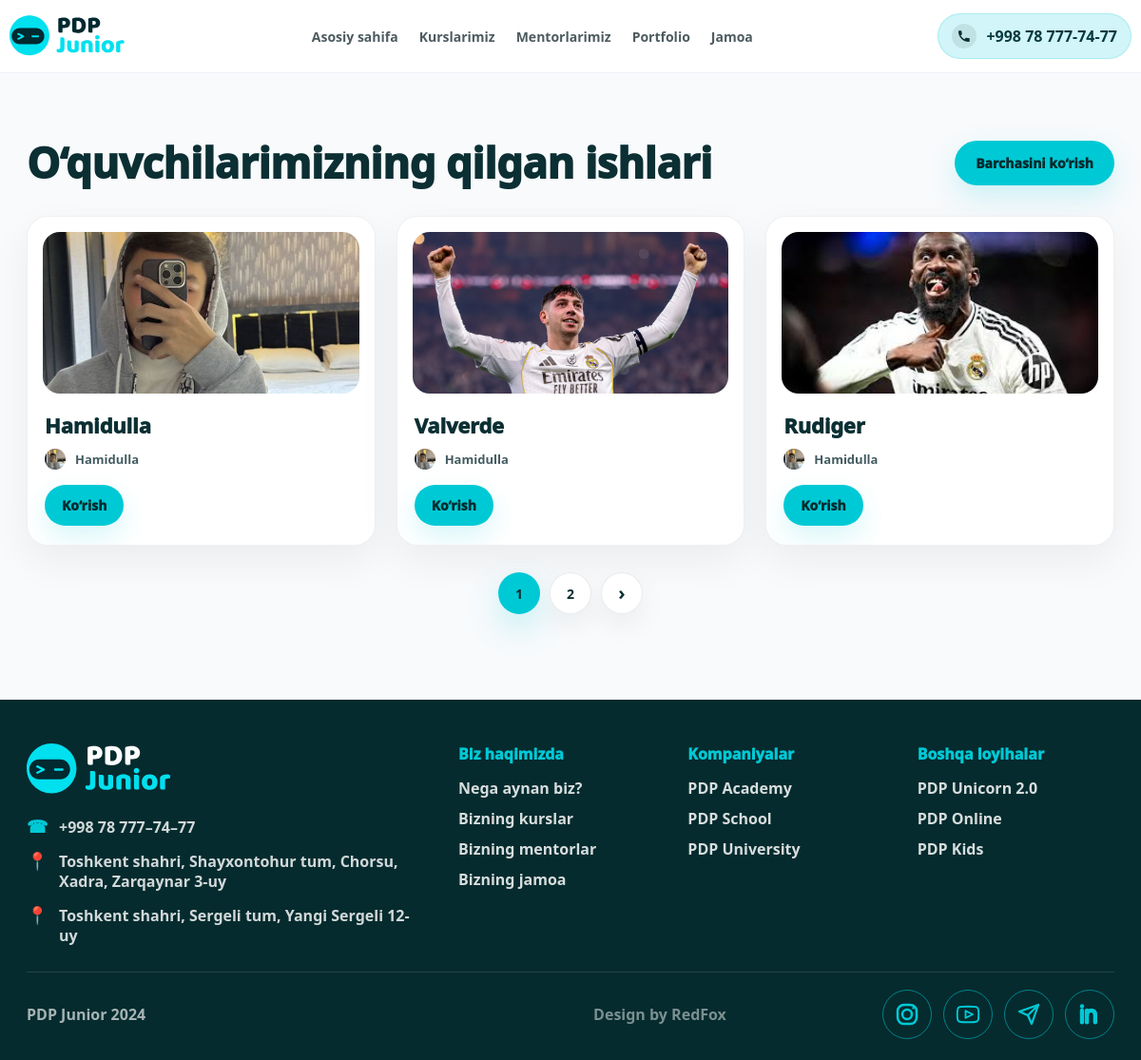
The page /portfolio/ on the database its author committed.
### app/models.py (models this page shows, shortened)
class Portfolio(models.Model):
    image = models.ImageField()
    auther_image = models.ImageField()
    title = models.CharField()
    auther = models.CharField()

### app/views.py (the view)
# urls.py: path('portfolio/', PortfolioView.as_view(), name='portfolio'),
class PortfolioView(ListView):
    template_name = 'portfolio.html'
    context_object_name = 'portfolios'
    paginate_by = 3
    queryset = Portfolio.objects.all()

### app/templates/portfolio.html (shortened to what this page needs)
{% load static %}
<!doctype html>
<html lang="uz">
<head>
    <link rel="stylesheet" href="{% static 'css/style.css' %}"/>
</head>
<body class="page-courses">
<header class="header">
    <div class="container nav">
        <a class="brand" href="index.html">
            <img
                    class="brand-logo"
                    src="{% static 'images/pdp_logo.svg' %}"
                    alt="PDP Junior"
            />
        </a>
        <nav class="menu" aria-label="Main navigation">
            <a href="{% url 'index' %}">Asosiy sahifa</a>
            <a href="{% url 'course' %}">Kurslarimiz</a>
            <a href="{% url 'mentors' %}">Mentorlarimiz</a>
            <a href="{% url 'portfolio' %}">Portfolio</a>
            <a href="{% url 'team' %}">Jamoa</a>
        </nav>
        <a class="phone" href="tel:+998787777777">
          <span class="phone-icon" aria-hidden="true">
            <svg viewBox="0 0 24 24" role="img" aria-hidden="true">
              <path
                      d="M6.6 10.8c1.3 2.6 3.4 4.7 6 6l2-2c.3-.3.7-.4 1.1-.3 1.2.4 2.5.6 3.8.6.6 0 1.1.5 1.1 1.1V20c0 .6-.5 1.1-1.1 1.1C10.4 21.1 2.9 13.6 2.9 4.5c0-.6.5-1.1 1.1-1.1H7c.6 0 1.1.5 1.1 1.1 0 1.3.2 2.6.6 3.8.1.4 0 .8-.3 1.1l-1.8 1.4Z"
              />
            </svg>
          </span>
            <span>+998 78 777-74-77</span>
        </a>
    </div>
</header>
<section class="works">
    <div class="container">
        <div class="works-header">
            <h2 class="works-title">O‘quvchilarimizning qilgan ishlari</h2>
            <a class="works-all" href="#">Barchasini ko‘rish</a>
        </div>
        <div class="works-grid" aria-label="Student works">
            {% for portfolio in portfolios %}
                <article class="work-card">
                    <div class="work-media">
                        <img
                                class="work-image"
                                src="{{ portfolio.image.url }}"
                                alt="Memory Game"
                        />
                    </div>
                    <div class="work-body">
                        <h3 class="work-name">{{ portfolio.title }}</h3>
                        <div class="work-author">
                            <img
                                    class="work-avatar"
                                    src="{{ portfolio.auther_image.url }}"
                                    alt=""
                            />
                            <span class="work-author-name">{{ portfolio.auther }}</span>
                        </div>
                        <a class="work-btn" href="#">Ko‘rish</a>
                    </div>
                </article>
            {% endfor %}
        </div>
    </div>
    <nav class="pagination" aria-label="Portfolio pagination">
        {% for page in page_obj.paginator.page_range %}
            {% if page == page_obj.number %}
                <a class="pg-btn pg-btn--active" href="#">{{ page }}</a>
            {% else %}
                <a class="pg-btn" href="?page={{ page }}">{{ page }}</a>
            {% endif %}
        {% endfor %}
        {% if page_obj.has_next %}
            <a class="pg-btn pg-btn--icon" href="?page={{ page_obj.next_page_number }}">›</a>
        {% endif %}
    </nav>
</section>
<footer class="site-footer">
    <div class="container">
        <div class="footer-top">
            <div class="footer-brand">
                <a class="footer-logo" href="index.html" aria-label="PDP Junior">
                    <img src="{% static 'images/pdp_logo2.svg' %}" alt="PDP Junior"/>
                </a>
                <div class="footer-contacts">
                    <a class="footer-contact" href="tel:+998787777477">
                        <span class="footer-ico" aria-hidden="true">☎</span>
                        <span>+998 78 777–74–77</span>
                    </a>
                    <div class="footer-contact">
                        <span class="footer-ico" aria-hidden="true">📍</span>
                        <span>
                  Toshkent shahri, Shayxontohur tum, Chorsu, Xadra, Zarqaynar
                  3-uy
                </span>
                    </div>
                    <div class="footer-contact">
                        <span class="footer-ico" aria-hidden="true">📍</span>
                        <span> Toshkent shahri, Sergeli tum, Yangi Sergeli 12-uy </span>
                    </div>
                </div>
            </div>
            <div class="footer-cols">
                <div class="footer-col">
                    <div class="footer-col-title">Biz haqimizda</div>
                    <a class="footer-link" href="#">Nega aynan biz?</a>
                    <a class="footer-link" href="courses.html">Bizning kurslar</a>
                    <a class="footer-link" href="mentors.html">Bizning mentorlar</a>
                    <a class="footer-link" href="team.html">Bizning jamoa</a>
                </div>
                <div class="footer-col">
                    <div class="footer-col-title">Kompaniyalar</div>
                    <a class="footer-link" href="#">PDP Academy</a>
                    <a class="footer-link" href="#">PDP School</a>
                    <a class="footer-link" href="#">PDP University</a>
                </div>
                <div class="footer-col">
                    <div class="footer-col-title">Boshqa loyihalar</div>
                    <a class="footer-link" href="#">PDP Unicorn 2.0</a>
                    <a class="footer-link" href="#">PDP Online</a>
                    <a class="footer-link" href="#">PDP Kids</a>
                </div>
            </div>
        </div>
        <div class="footer-bottom">
            <div class="footer-copy">PDP Junior 2024</div>
            <div class="footer-design">Design by RedFox</div>
            <div class="footer-social" aria-label="Social links">
                <a class="footer-social-btn" href="#" aria-label="Instagram">
                    <svg viewBox="0 0 24 24" aria-hidden="true">
                        <rect x="6" y="6" width="12" height="12" rx="4"></rect>
                        <path d="M16 8h.01"></path>
                        <circle cx="12" cy="12" r="3"></circle>
                    </svg>
                </a>
                <a class="footer-social-btn" href="#" aria-label="YouTube">
                    <svg viewBox="0 0 24 24" aria-hidden="true">
                        <path
                                d="M21 12s0-3.2-.4-4.6c-.2-.8-.8-1.4-1.6-1.6C17.4 5.4 12 5.4 12 5.4s-5.4 0-7 .4c-.8.2-1.4.8-1.6 1.6C3 8.8 3 12 3 12s0 3.2.4 4.6c.2.8.8 1.4 1.6 1.6 1.6.4 7 .4 7 .4s5.4 0 7-.4c.8-.2 1.4-.8 1.6-1.6.4-1.4.4-4.6.4-4.6Z"
                        ></path>
                        <path d="M10 15V9l6 3-6 3Z"></path>
                    </svg>
                </a>
                <a class="footer-social-btn" href="#" aria-label="Telegram">
                    <svg viewBox="0 0 24 24" aria-hidden="true">
                        <path d="M22 2 11 13"></path>
                        <path d="M22 2 15 22l-4-9-9-4 20-7Z"></path>
                    </svg>
                </a>
                <a class="footer-social-btn" href="#" aria-label="LinkedIn">
                    <svg viewBox="0 0 24 24" aria-hidden="true">
                        <path d="M6.5 9.5V18"></path>
                        <path d="M6.5 6.5h.01"></path>
                        <path d="M10 9.5V18"></path>
                        <path
                                d="M10 13c0-2 1.2-3.5 3.2-3.5 1.9 0 2.8 1.2 2.8 3.3V18"
                        ></path>
                    </svg>
                </a>
            </div>
        </div>
    </div>
</footer>
</body>
</html>

### app/static/css/base/variables.css (style rules this page uses)
:root { --bg: #ffffff; --text: #0b2f33; --muted: #4b6b72; --line: #eef2f7; --brand: #00c9d6; --brand2: #00a6ff; --accent: #f7b733; --soft: #f7fafc; --shadow: 0 14px 40px rgba(2, 6, 23, 0.08); }

### app/static/css/layout/container.css (style rules this page uses)
.container { max-width: 1180px; margin: 0 auto; padding: 0 18px; }

### app/static/css/layout/header.css (style rules this page uses)
.header { position: sticky; top: 0; z-index: 40; background: rgba(255, 255, 255, 0.92); backdrop-filter: blur(10px); border-bottom: 1px solid var(--line); }
.nav { display: flex; align-items: center; justify-content: space-between; gap: 18px; padding: 14px 0; }
.brand { display: inline-flex; align-items: center; gap: 10px; font-weight: 900; letter-spacing: -0.2px; }
.brand-logo { height: 44px; width: auto; display: block; }
.menu { display: flex; align-items: center; gap: 22px; color: #3a4a4f; font-weight: 600; font-size: 14px; }
.menu a { opacity: 0.9; }
.phone { display: inline-flex; align-items: center; gap: 10px; padding: 10px 14px; border-radius: 999px; background: rgba(0, 201, 214, 0.18); color: #073a40; font-weight: 900; border: 1px solid rgba(0, 201, 214, 0.2); white-space: nowrap; }
.phone-icon { width: 26px; height: 26px; border-radius: 999px; background: rgba(0, 0, 0, 0.08); display: grid; place-items: center; }
.phone-icon svg { width: 16px; height: 16px; }

### app/static/css/layout/footer.css (style rules this page uses)
.site-footer { background: #052b2e; color: rgba(255, 255, 255, 0.86); padding: 46px 0 22px; }
.footer-top { display: grid; grid-template-columns: 1.2fr 2fr; gap: 40px; align-items: start; padding-bottom: 26px; border-bottom: 1px solid rgba(255, 255, 255, 0.12); }
.footer-logo { display: inline-flex; align-items: center; gap: 10px; text-decoration: none; color: #ffffff; font-weight: 1000; }
.footer-contacts { margin-top: 18px; display: grid; gap: 14px; }
.footer-contact { display: grid; grid-template-columns: 22px 1fr; gap: 12px; align-items: start; text-decoration: none; color: rgba(255, 255, 255, 0.82); font-weight: 700; line-height: 1.35; }
.footer-ico { color: #00c9d6; font-size: 18px; line-height: 1; }
.footer-cols { display: grid; grid-template-columns: repeat(3, minmax(0, 1fr)); gap: 34px; }
.footer-col-title { font-weight: 1000; color: #00c9d6; margin-bottom: 14px; }
.footer-link { display: block; text-decoration: none; color: rgba(255, 255, 255, 0.84); font-weight: 700; margin: 10px 0; }
.footer-bottom { display: grid; grid-template-columns: 1fr 1fr auto; align-items: center; gap: 18px; padding-top: 18px; }
.footer-copy { opacity: 0.75; font-weight: 700; }
.footer-design { text-align: center; opacity: 0.55; font-weight: 700; }
.footer-social { display: flex; gap: 12px; justify-content: flex-end; }
.footer-social-btn { width: 52px; height: 52px; border-radius: 999px; border: 1px solid rgba(0, 201, 214, 0.55); display: grid; place-items: center; text-decoration: none; color: #00c9d6; transition: all 0.25s ease; }
.footer-social-btn svg { width: 24px; height: 24px; display: block; fill: none; stroke: currentColor; stroke-width: 2.2; stroke-linecap: round; stroke-linejoin: round; }
.footer-social-btn:nth-child(1) svg { width: 40px; height: 40px; stroke-width: 1.5; }
.footer-social-btn:nth-child(2) svg { width: 30px; height: 30px; stroke-width: 1.5; }
.footer-social-btn:nth-child(4) svg { width: 50px; height: 35px; stroke-width: 3.0; }

### app/static/css/component/buttons.css (style rules this page uses)
.works-all { display: inline-flex; align-items: center; justify-content: center; background: #00c9d6; color: #052b2e; text-decoration: none; padding: 14px 22px; border-radius: 999px; font-size: 14px; font-weight: 1000; box-shadow: 0 12px 30px rgba(0, 201, 214, 0.18); transition: all 0.3s ease; white-space: nowrap; }
.work-btn { margin-top: 16px; display: inline-flex; align-items: center; justify-content: center; background: #00c9d6; color: #052b2e; text-decoration: none; padding: 12px 18px; border-radius: 999px; font-size: 14px; font-weight: 1000; box-shadow: 0 12px 30px rgba(0, 201, 214, 0.16); transition: all 0.3s ease; }

### rows shown on the page
Portfolio: image (picture), title "Hamidulla", auther_image (picture), auther "Hamidulla"
Portfolio: image (picture), title "Valverde", auther_image (picture), auther "Hamidulla"
Portfolio: image (picture), title "Rudiger", auther_image (picture), auther "Hamidulla"

### other values the page prints
{{ page }} "1"
{{ page }} "2"
